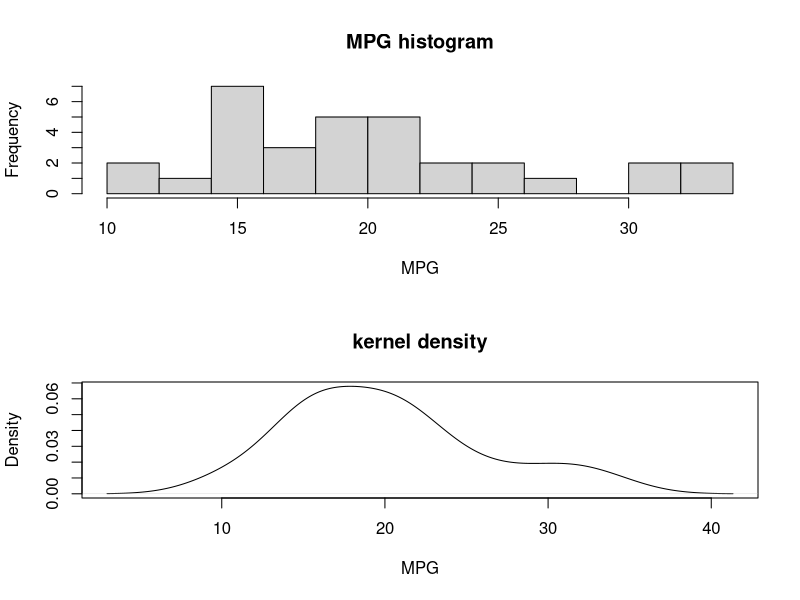
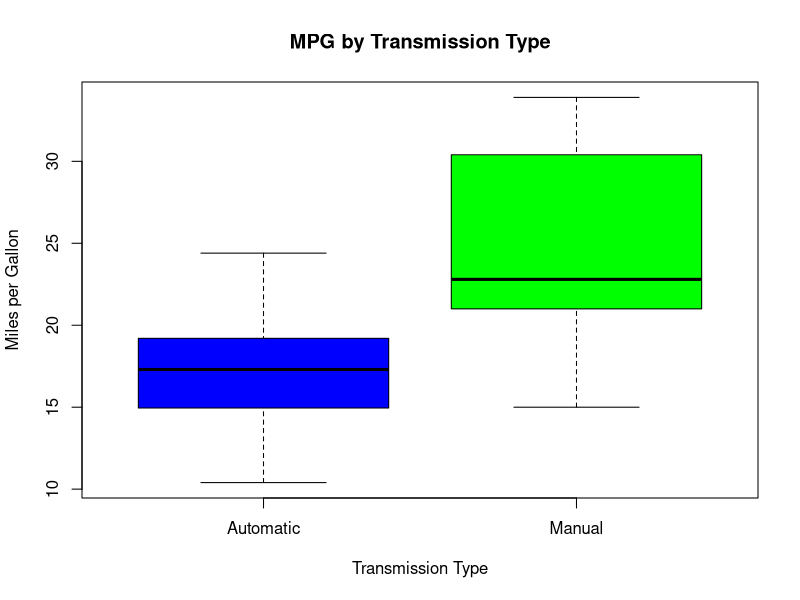
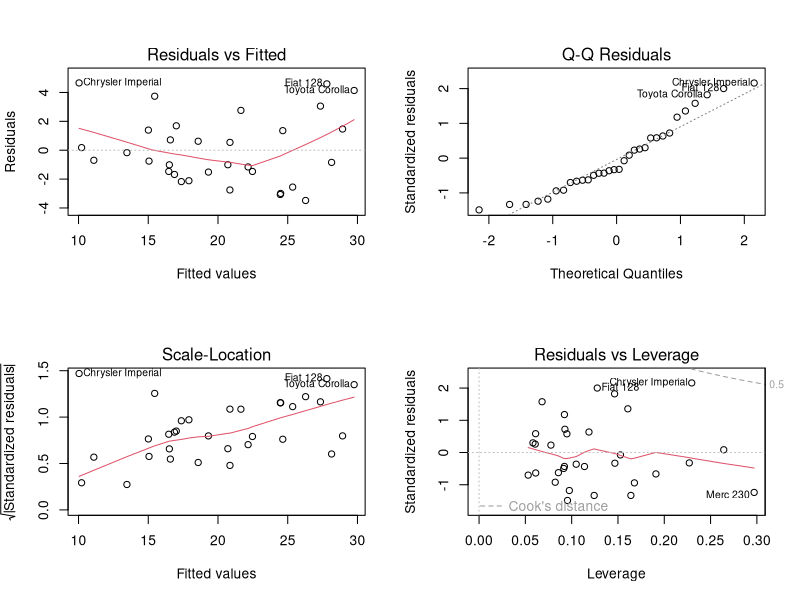

R code for these plots, in order:
## ---- chunk 1
data(mtcars)
mtcars$cyl <- factor(mtcars$cyl)
mtcars$gear <- factor(mtcars$gear)
mtcars$carb <- factor(mtcars$carb)
mtcars$am <- factor(mtcars$am, labels = c("Automatic", "Manual"))
## ---- chunk 2
str(mtcars[,c('mpg', 'am')])
head(mtcars[,c('mpg', 'am')])
cor(datasets::mtcars)["mpg",]
aggregate(mpg ~ am, data = mtcars, mean)
## ---- chunk 3
t.test(mtcars$mpg ~ mtcars$am, conf.level=0.95)
## ---- chunk 4
fit <- lm(mpg ~ am, data = mtcars)
summary(fit)
## ---- chunk 5
fit.step <- step( lm(mpg ~ . , data = mtcars), direction = "both", trace = 0, steps=100 )
summary(fit.step)
## ---- chunk 6
bestfit <- lm(mpg ~ am + wt + qsec, data = mtcars)
anova(fit, bestfit)
summary(bestfit)
## ---- chunk 7
par(mfrow = c(2,1))
hist(mtcars$mpg, breaks = 10, xlab = "MPG", main = "MPG histogram")
plot(density(mtcars$mpg), main = "kernel density", xlab = "MPG")
## ---- chunk 8
par(mfrow = c(1,1))
boxplot(mpg ~ am, data = mtcars,
        col = c("blue", "green"),
        xlab = "Transmission Type",
        ylab = "Miles per Gallon",
        main = "MPG by Transmission Type")
## ---- chunk 9
par(mfrow = c(2,2))
plot(bestfit)
